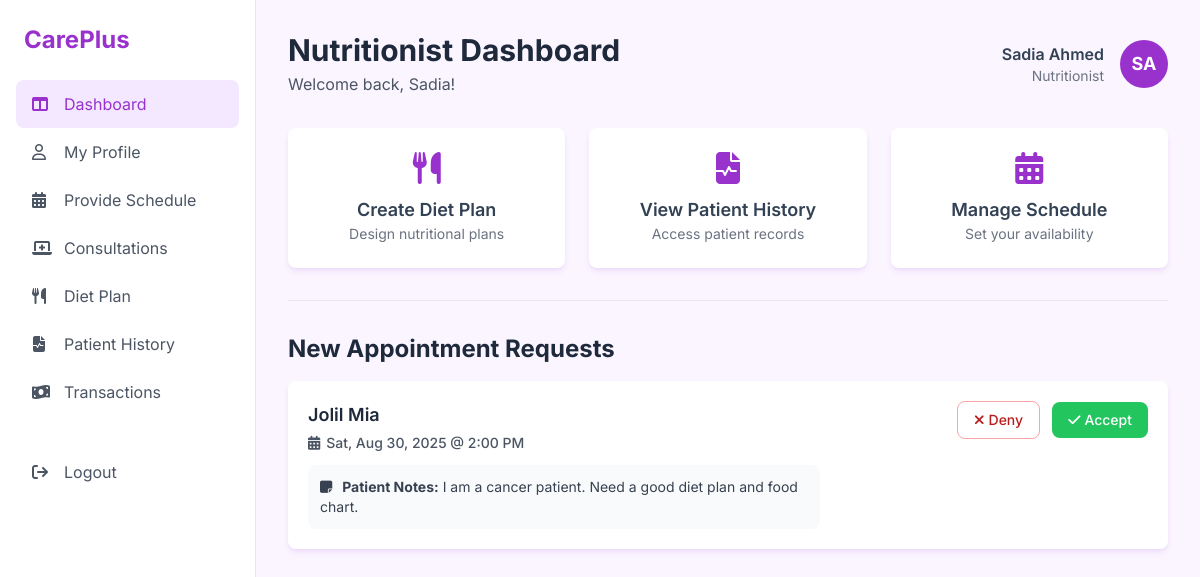
The page /nutritionistDashboard.php (signed in) on the database its author committed.
### tables this page shows
CREATE TABLE `appointment` (
  `appointmentID` int(11) NOT NULL,
  `patientID` int(11) DEFAULT NULL,
  `providerID` int(11) DEFAULT NULL,
  `appointmentDate` datetime DEFAULT NULL,
  `status` varchar(20) DEFAULT NULL,
  `consultation_link` varchar(255) DEFAULT NULL,
  `scheduleID` int(11) DEFAULT NULL,
  `notes` text DEFAULT NULL
);

CREATE TABLE `users` (
  `userID` int(11) NOT NULL,
  `email` varchar(100) NOT NULL,
  `password` varchar(255) NOT NULL,
  `Name` varchar(100) NOT NULL,
  `contactNo` varchar(20) DEFAULT NULL,
  `role` enum('Patient','Doctor','Nutritionist','CareGiver','Admin') NOT NULL,
  `profilePhoto` varchar(255) DEFAULT NULL,
  `registrationDate` datetime NOT NULL DEFAULT current_timestamp(),
  `payment_status` enum('Unpaid','Paid','Failed') NOT NULL DEFAULT 'Unpaid',
  `verification_status` enum('Pending','Approved','Rejected') NOT NULL DEFAULT 'Pending'
);

### nutritionistDashboard.php (the view, shortened to what this page needs)
<?php
$conn = require_once 'config.php';
$nutritionistID = $_SESSION['userID'];
$userName = $_SESSION['Name'];
$userAvatar = strtoupper(substr($userName, 0, 2));
$requestsQuery = "
    SELECT
        a.appointmentID,
        a.appointmentDate,
        a.notes,
        u.Name as patientName
    FROM appointment a
    JOIN users u ON a.patientID = u.userID
    WHERE a.providerID = ? AND a.status = 'Requested'
    ORDER BY a.appointmentDate ASC
";
$requestsStmt = $conn->prepare($requestsQuery);
$requestsStmt->bind_param("i", $nutritionistID);
$requestsStmt->execute();
$appointmentRequests = $requestsStmt->get_result()->fetch_all(MYSQLI_ASSOC);
function formatAppointmentDate($datetime) {
    $date = new DateTime($datetime);
    return $date->format('D, M j, Y @ g:i A');
}
?>
<!DOCTYPE html>
<html lang="en">
<head>
    <script src="https://cdn.tailwindcss.com"></script>
    <link rel="stylesheet" href="https://cdnjs.cloudflare.com/ajax/libs/font-awesome/6.5.2/css/all.min.css" />
</head>
<body class="bg-purple-50">
     <div class="flex min-h-screen">
        <aside class="w-64 bg-white border-r">
            <div class="p-6">
                <a href="nutritionistDashboard.php" class="text-2xl font-bold text-dark-orchid">CarePlus</a>
            </div>
            <nav class="px-4">
                <a href="nutritionistDashboard.php" class="flex items-center space-x-3 px-4 py-3 bg-purple-100 text-dark-orchid rounded-lg"><i class="fa-solid fa-table-columns w-5"></i><span>Dashboard</span></a>
                <a href="nutritionist_profile.php" class="flex items-center space-x-3 px-4 py-3 text-gray-600 hover:bg-slate-100 rounded-lg"><i class="fa-regular fa-user w-5"></i><span>My Profile</span></a>
                <a href="nutritionist_schedule.php" class="flex items-center space-x-3 px-4 py-3 text-gray-600 hover:bg-slate-100 rounded-lg"><i class="fa-solid fa-calendar-days w-5"></i><span>Provide Schedule</span></a>
                <a href="nutritionist_consultations.php" class="flex items-center space-x-3 px-4 py-3 text-gray-600 hover:bg-slate-100 rounded-lg"><i class="fa-solid fa-laptop-medical w-5"></i><span>Consultations</span></a>
                <a href="#" class="flex items-center space-x-3 px-4 py-3 text-gray-600 hover:bg-slate-100 rounded-lg"><i class="fa-solid fa-utensils w-5"></i><span>Diet Plan</span></a>
                <a href="#" class="flex items-center space-x-3 px-4 py-3 text-gray-600 hover:bg-slate-100 rounded-lg"><i class="fa-solid fa-file-waveform w-5"></i><span>Patient History</span></a>
                <a href="#" class="flex items-center space-x-3 px-4 py-3 text-gray-600 hover:bg-slate-100 rounded-lg"><i class="fa-solid fa-money-bill-wave w-5"></i><span>Transactions</span></a>
                <a href="logout.php" class="flex items-center space-x-3 px-4 py-3 text-gray-600 hover:bg-slate-100 rounded-lg mt-8"><i class="fa-solid fa-arrow-right-from-bracket w-5"></i><span>Logout</span></a>
            </nav>
        </aside>
        <main class="flex-1 p-8">
            <header class="flex justify-between items-center mb-8">
                <div>
                    <h1 class="text-3xl font-bold text-slate-800">Nutritionist Dashboard</h1>
                    <p class="text-gray-600 mt-1">Welcome back, <?php echo htmlspecialchars(explode(' ', $userName)[0]); ?>!</p>
                </div>
                <div class="flex items-center space-x-4">
                    <div class="text-right">
                        <p class="font-semibold text-slate-700"><?php echo htmlspecialchars($userName); ?></p>
                        <p class="text-sm text-gray-500">Nutritionist</p>
                    </div>
                    <div class="w-12 h-12 rounded-full bg-dark-orchid text-white flex items-center justify-center font-bold text-lg"><?php echo htmlspecialchars($userAvatar); ?></div>
                </div>
            </header>
            <div class="grid grid-cols-1 sm:grid-cols-2 lg:grid-cols-3 gap-6 mb-8">
                 <a href="#" class="feature-card bg-white p-6 rounded-lg shadow-orchid-custom text-center">
                    <i class="fa-solid fa-utensils fa-2x text-dark-orchid mb-3"></i>
                    <h3 class="text-lg font-semibold text-slate-700">Create Diet Plan</h3>
                    <p class="text-sm text-gray-500">Design nutritional plans</p>
                </a>
                 <a href="#" class="feature-card bg-white p-6 rounded-lg shadow-orchid-custom text-center">
                    <i class="fa-solid fa-file-waveform fa-2x text-dark-orchid mb-3"></i>
                    <h3 class="text-lg font-semibold text-slate-700">View Patient History</h3>
                    <p class="text-sm text-gray-500">Access patient records</p>
                </a>
                 <a href="nutritionist_schedule.php" class="feature-card bg-white p-6 rounded-lg shadow-orchid-custom text-center">
                    <i class="fa-solid fa-calendar-days fa-2x text-dark-orchid mb-3"></i>
                    <h3 class="text-lg font-semibold text-slate-700">Manage Schedule</h3>
                    <p class="text-sm text-gray-500">Set your availability</p>
                </a>
            </div>
            <hr>
            <div class="mt-8">
                <h2 class="text-2xl font-bold text-slate-800 mb-4">New Appointment Requests</h2>
                <?php if (empty($appointmentRequests)): ?>
                <div class="text-center py-12 bg-white rounded-lg shadow-orchid-custom">
                    <i class="fa-solid fa-check-circle fa-4x text-gray-400 mb-4"></i>
                    <h3 class="text-lg font-semibold text-gray-600">All Caught Up!</h3>
                    <p class="text-gray-500">You have no new appointment requests at the moment.</p>
                </div>
                <?php else: ?>
                <div class="space-y-4">
                    <?php foreach ($appointmentRequests as $request): ?>
                    <div class="request-card bg-white p-5 rounded-lg shadow-orchid-custom flex items-start justify-between">
                        <div>
                            <h3 class="text-lg font-semibold text-slate-800"><?php echo htmlspecialchars($request['patientName']); ?></h3>
                            <div class="flex items-center space-x-4 text-gray-600 mt-1 mb-3">
                                <div class="flex items-center space-x-1.5">
                                    <i class="fa-solid fa-calendar-alt text-sm"></i>
                                    <span class="text-sm font-medium"><?php echo formatAppointmentDate($request['appointmentDate']); ?></span>
                                </div>
                            </div>
                            <?php if (!empty($request['notes'])): ?>
                            <div class="bg-gray-50 p-3 rounded-lg max-w-lg">
                                <p class="text-sm text-gray-700">
                                    <i class="fa-solid fa-sticky-note mr-1.5"></i>
                                    <strong>Patient Notes:</strong> <?php echo htmlspecialchars($request['notes']); ?>
                                </p>
                            </div>
                            <?php endif; ?>
                        </div>
                        <div class="flex items-center space-x-3 ml-4">
                            <form method="POST" class="inline-block">
                                <button type="submit" name="action" value="deny" class="px-4 py-2 border border-red-300 text-red-700 rounded-lg text-sm font-medium hover:bg-red-50 transition">
                                    <i class="fa-solid fa-times mr-1"></i>Deny
                                </button>
                            </form>
                            <form method="POST" class="inline-block">
                                <button type="submit" name="action" value="accept" class="px-4 py-2 bg-green-500 text-white rounded-lg text-sm font-medium hover:bg-green-600 transition">
                                    <i class="fa-solid fa-check mr-1"></i>Accept
                                </button>
                            </form>
                        </div>
                    </div>
                    <?php endforeach; ?>
                </div>
                <?php endif; ?>
            </div>
        </main>
    </div>
</body>
</html>

### nutritionistDashboard.php (style rules this page uses)
body { font-family: 'Inter', sans-serif; }
.bg-dark-orchid { background-color: #9932CC; }
.text-dark-orchid { color: #9932CC; }
.shadow-orchid-custom { box-shadow: 0 4px 6px -1px rgba(153, 50, 204, 0.1), 0 2px 4px -2px rgba(153, 50, 204, 0.1); }
.feature-card { transition: transform 0.2s ease-in-out, box-shadow 0.2s ease-in-out; }
.request-card { transition: box-shadow 0.2s ease-in-out; }

### rows shown on the page
appointment: users.Name "Jolil Mia", appointmentDate "Sat, Aug 30, 2025 @ 2:00 PM", notes "I am a cancer patient. Need a good diet plan and food chart."

### other values the page prints
explode(' ', $userName)[0] "Sadia"
$userName "Sadia Ahmed"
$userAvatar "SA"
